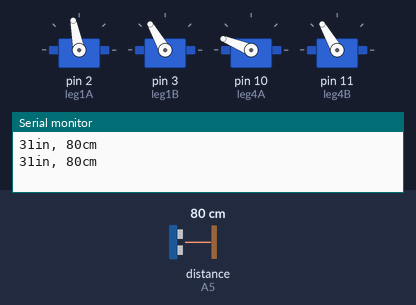
Simulated run of this sketch. Board: Arduino Uno, built with avr-gcc and run on an emulated ATmega328P. Parts: 4 × servo, the last lines printed to the serial monitor. The test bench sets the inputs (shaded band); at power-on: distance to the obstacle (sensor on A5) 80 cm. The echo pulse lasts 58.3 µs per cm; random numbers use the default seed unless the sketch sets one.

Above: at 16.1 s.
16.2 s: distance to the obstacle (sensor on A5) set to 65 cm
At 17.6 s:
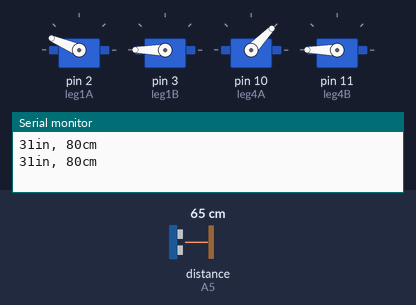
27.7 s: distance to the obstacle (sensor on A5) set to 55 cm
At 29.1 s:
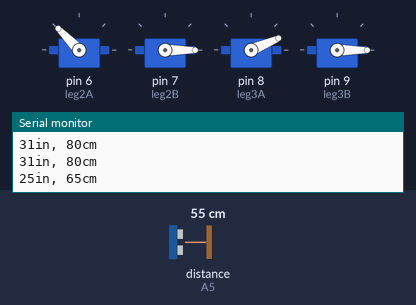
39.2 s: distance to the obstacle (sensor on A5) set to 21 cm
At 42.73 s:
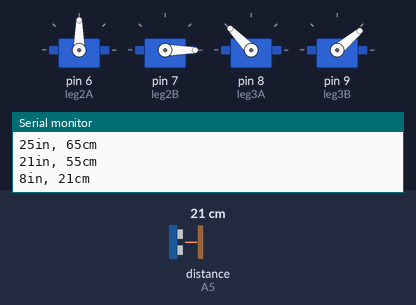
50.7 s: distance to the obstacle (sensor on A5) set to 17 cm
62.2 s: distance to the obstacle (sensor on A5) set to 35 cm
Timing chart, 0 to 99.8 s (numbered marks = the images above; inputs shaded):
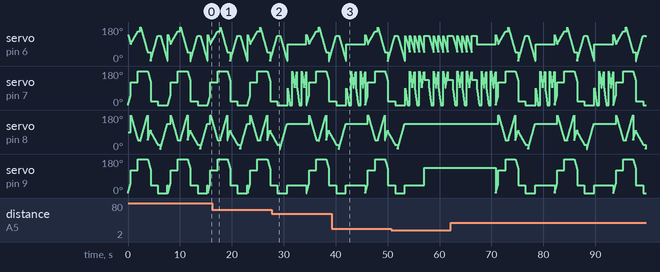

Measured:
- the behaviour switches between 60 and 59 cm on distance to the obstacle (sensor on A5) (found by bisection; images 1 and 2)
- by itself, servo on pin 8 (leg3A): moves between 0° and 180°, repeating every 11.3 s

The sketch:

Hermes_Mk__V.ino
```cpp
#include <Servo.h>

const int trigPin = A4;
const int echoPin = A5;
const int leg1A = 2;
const int leg1B = 3;
const int leg2A = 6;
const int leg2B = 7;
const int leg3A = 8;
const int leg3B = 9;
const int leg4A = 10;
const int leg4B = 11;
Servo a;
Servo b;
Servo c;
Servo d;
String choice = "right";

long duration, inches, cm;
void setup(){
  // initialize serial communication:
  Serial.begin(9600);
}
void loop(){
  forward();
  microDelay(10);
  scan();
  if(cm < 60){
    int rannum = random(3);
      if(rannum == 1){
        for(int a = 0; cm < 20; a ++){
          right();
          right();
          right();
          scan();
          microDelay(50);
        }
          stabilise();
      } else{
        for(int a = 0; cm < 20; a ++){
          left();
          left();
          left();
          scan();
          microDelay(50);
      }
          stabilise();
    }
  }
}

void scan(){

  // establish variables for duration of the ping,
  // and the distance result in inches and centimeters:

  // The sensor is triggered by a HIGH pulse of 10 or more microseconds.
  // Give a short LOW pulse beforehand to ensure a clean HIGH pulse:
  pinMode(trigPin, OUTPUT);
  digitalWrite(trigPin, LOW);
  delayMicroseconds(2);
  digitalWrite(trigPin, HIGH);
  delayMicroseconds(10);
  digitalWrite(trigPin, LOW);

  // Read the signal from the sensor: a HIGH pulse whose
  // duration is the time (in microseconds) from the sending
  // of the ping to the reception of its echo off of an object.
  pinMode(echoPin, INPUT);
  duration = pulseIn(echoPin, HIGH);

  // convert the time into a distance
  inches = microsecondsToInches(duration);
  cm = microsecondsToCentimeters(duration);

  Serial.print(inches);
  Serial.print("in, ");
  Serial.print(cm);
  Serial.print("cm");
  Serial.println();
}

void forward(){
  a.attach(leg1A);
  b.attach(leg2A);
  c.attach(leg4A);
  d.attach(leg3A);
  for(int x = 0; x < 50; x++){
  a.write(140 - x);
  b.write(x);
  d.write(x);
  delay(10);
  }
  b.detach();
  d.detach();
  b.attach(leg1B);
  d.attach(leg4B);
  for(int x = 0; x < 135; x ++){
      a.write(x/2 + 90);
      b.write(120);
      c.write(180 - x);
      d.write(120);
      delay(10);
  }
  b.detach();
  d.detach();
  b.attach(leg1B);
  d.attach(leg4B);
  for(int x = 0; x < 50; x++){
  b.write(180);
  d.write(180);
  delay(10);
  }
  for(int x = 0; x < 135; x ++){
      a.write(180 - x);
      c.write(x + 45);
      delay(10);
  }
  a.detach();
  b.detach();
  c.detach();
  d.detach();
  //
  //
  //
  //
  a.attach(leg2A);
  b.attach(leg1A);
  c.attach(leg3A);
  d.attach(leg4A);
  for(int x = 0; x < 55; x++){
  b.write(180 - x);
  c.write(45 + x);
  d.write(180 - x);
  delay(10);
  }
  b.detach();
  d.detach();
  b.attach(leg2B);
  d.attach(leg3B);
  for(int x = 0; x < 135; x ++){
      a.write(x);
      b.write(20);
      c.write(90 - x/2);
      d.write(40);
      delay(10);
  }
  b.detach();
  d.detach();
  b.attach(leg2B);
  d.attach(leg3B);
  for(int x = 0; x < 50; x++){
  b.write(0);
  d.write(0);
  delay(10);
  }
  for(int x = 0; x < 135; x ++){
      a.write(135 - x);
      c.write(x);
      delay(10);
  }
  for(int x = 0; x < 50; x++){
  d.write(40);
  delay(1);
  }
  a.detach();
  b.detach();
  c.detach();
  d.detach();
}

void right(){
  a.attach(leg4A);
  b.attach(leg4B);
  for(int x = 45; x < 135; x ++){
    a.write(x);
    b.write(90 + abs(180 - 2*x));
    microDelay(0);
  }
  a.detach();
  b.detach();
  a.attach(leg2A);
  b.attach(leg2B);
  for(int x = 0; x < 90; x ++){
    a.write(45 + x);
    b.write(90 - abs(90 - 2*x));
    microDelay(0);
  }
  a.detach();
  b.detach();
  a.attach(leg1A);
  b.attach(leg1B);
  for(int x = 45; x < 135; x ++){
    a.write(x);
    b.write(90 + abs(180 - 2*x));
    microDelay(0);
  }
  a.detach();
  b.detach();
  a.attach(leg3A);
  b.attach(leg3B);
  for(int x = 0; x < 90; x ++){
    a.write(45 + x);
    b.write(90 - abs(90 - 2*x));
    microDelay(0);
  }
  a.detach();
  b.detach();
  a.attach(leg1A);
  b.attach(leg2A);
  c.attach(leg3A);
  d.attach(leg4A);
  for(int y = 0; y < 90; y ++){
    a.write(45);
    b.write(45);
    c.write(45);
    d.write(45);
    microDelay(0);
  }
  a.detach();
  b.detach();
  c.detach();
  d.detach();
}

void left(){
  a.attach(leg2A);
  b.attach(leg2B);
  for(int x = 45; x < 135; x ++){
    a.write(180 - x);
    b.write(90 - abs(90 - 2*x));
    microDelay(0);
  }
  a.detach();
  b.detach();
  a.attach(leg4A);
  b.attach(leg4B);
  for(int x = 0; x < 90; x ++){
    a.write(135 - x);
    b.write(90 + abs(90 - 2*x));
    microDelay(0);
  }
  a.detach();
  b.detach();
  a.attach(leg3A);
  b.attach(leg3B);
  for(int x = 45; x < 135; x ++){
    a.write(180 - x);
    b.write(90 - abs(90 - 2*x));
    microDelay(0);
  }
  a.detach();
  b.detach();
  a.attach(leg1A);
  b.attach(leg1B);
  for(int x = 0; x < 90; x ++){
    a.write(135 - x);
    b.write(90 + abs(90 - 2*x));
    microDelay(0);
  }
  a.detach();
  b.detach();
  a.attach(leg1A);
  b.attach(leg2A);
  c.attach(leg3A);
  d.attach(leg4A);
  for(int y = 0; y < 90; y ++){
    a.write(135);
    b.write(135);
    c.write(135);
    d.write(135);
    microDelay(0);
  }
  a.detach();
  b.detach();
  c.detach();
  d.detach();
}

void stabilise(){
  a.attach(leg2A);
  b.attach(leg2B);
  for(int x = 45; x < 135; x ++){
    a.write(90);
    b.write(90 - abs(90 - 2*x));
    microDelay(0);
  }
  a.detach();
  b.detach();
  a.attach(leg4A);
  b.attach(leg4B);
  for(int x = 0; x < 90; x ++){
    a.write(90);
    b.write(90 + abs(90 - 2*x));
    microDelay(0);
  }
  a.detach();
  b.detach();
  a.attach(leg3A);
  b.attach(leg3B);
  for(int x = 45; x < 135; x ++){
    a.write(90);
    b.write(90 - abs(90 - 2*x));
    microDelay(0);
  }
  a.detach();
  b.detach();
  a.attach(leg1A);
  b.attach(leg1B);
  for(int x = 0; x < 90; x ++){
    a.write(90);
    b.write(90 + abs(90 - 2*x));
    microDelay(0);
  }
  a.detach();
  b.detach();
}

long microsecondsToInches(long microseconds)
{
  // According to Parallax's datasheet for the PING))), there are
  // 73.746 microseconds per inch (i.e. sound travels at 1130 feet per
  // second).  This gives the distance travelled by the ping, outbound
  // and return, so we divide by 2 to get the distance of the obstacle.
  // See: http://www.parallax.com/dl/docs/prod/acc/28015-PING-v1.3.pdf
  return microseconds / 74 / 2;
}

long microsecondsToCentimeters(long microseconds)
{
  // The speed of sound is 340 m/s or 29 microseconds per centimeter.
  // The ping travels out and back, so to find the distance of the
  // object we take half of the distance travelled.
  return microseconds / 29 / 2;
}

void microDelay(int additionaltime){
  delay(10 + additionaltime);
}
```
